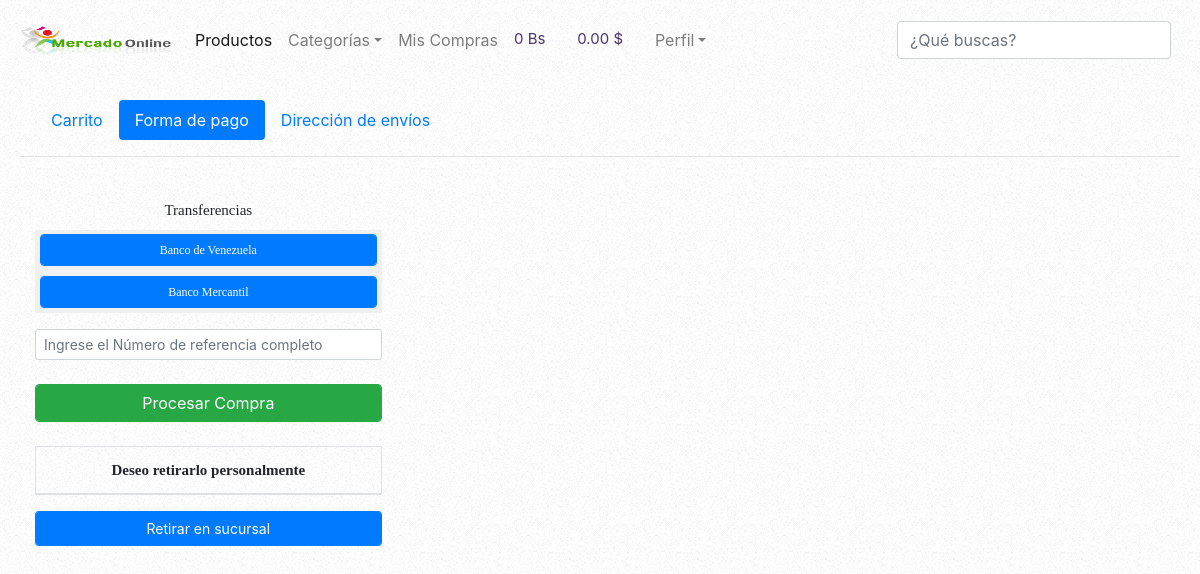
/backend/index.php?action=paymentForm (signed in), run on an earlier commit of the app's database.
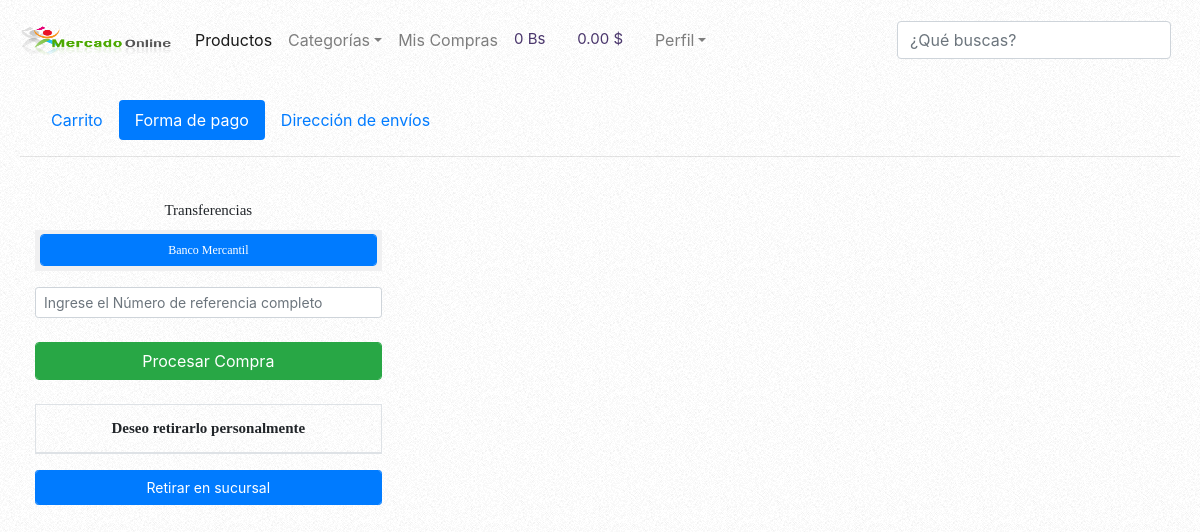
And on a later commit of the database.
### tables this page shows
CREATE TABLE `bancos` (
  `id` int(11) NOT NULL,
  `possessor` text NOT NULL,
  `document` text NOT NULL,
  `bank` text NOT NULL,
  `countnum` text NOT NULL,
  `typecount` text NOT NULL,
  `enable` int(11) NOT NULL
);

### backend/models/connection.php (called while the page is built)
<?php
class connection{
	 public static function connect(){
	 	$link = new PDO("mysql:host=localhost;dbname=mercadoonline","root","");
	 	return $link;
	 }
}

### backend/models/banksModel.php (called while the page is built, shortened)
<?php
require_once "connection.php";
class bankModel{
 		 public static function viewBankModel($table){
 			 $stmt = connection::connect()->prepare("SELECT id,bank, document, possessor, countnum, typecount FROM $table");
		 	$stmt -> execute();
		 	return $stmt->fetchAll();
 		 }
}

### backend/controllers/backendConnectControllerPage.php (called while the page is built)
<?php
class connectControllerPage{
 public static function template(){
 		include "views/template.php";
 		}
 public static function connectPage(){
if (isset($_GET["action"])) {
	$controllerConnect = $_GET["action"];
		}else {
			$controllerConnect = "index";
		}
		$answer = connectModelPage::connectPageModel($controllerConnect);
		include $answer;
	}
}

### backend/controllers/banksController.php (the view, shortened to what this page needs)
<?php
class bankController{
 public static function viewBankController(){
 	 	$answer = bankModel::viewBankModel("bancos");
	   	foreach ($answer as $row => $item) {
	   		$row = $row+1;
	   			echo '<thead>
				<tr>
				<th style="display:none">'.$item["id"].'</th>
				</tr>
				</thead>
				<tbody>
				<tr>
				<td><a href="#view'.$row.'"data-toggle="modal">
				<button type="button"  style="font-family: ubuntu-light; font-size: 12px" class="form-control btn-primary " value=>'.$item["bank"].'</button></a>
				<div class="modal fade" id="view'.$row.'" tabindex="-1" role="dialog" aria-labelledby="myModalLabel" ariahidden="true">
				<div class="modal-dialog" role="document" style="">
				<div class="modal-content">
				<div class="modal-header">
				<button type="button" class="close" data-dismiss="modal" aria-label="Close">
				<span aria-hidden="true">&times;</span> </button>
				</div>
				<div class="modal-body"  style="text-align: center; ">
						<table class="table" style="font-family:  Pavanam-Regular; font-size: 15px; text-align: left">
						<thead>
						<tr>
						<th style="background: white; font-size:17px; style="text-align: left;"">'.$item["bank"].'</th>
						<th style="background: white"></th>
						</tr>
					</thead>
					<tbody>
						<tr>
						<td style="font-weight: bold">Titular</td>
						<td>'.$item["possessor"].'</td>
						</tr>
						<tr>
						<td style="font-weight: bold">Num Doc</td>
						<td>'.$item["document"].'</td>
						</tr>
						<tr>
						<td style="font-weight: bold">Tipo de Cuenta</td>
						<td>'.$item["typecount"].'</td>
						</tr>
						<tr>
						<td style="font-weight: bold">Cuenta Num</td>
						<td>'.$item["countnum"].'</td>
						</tr>
						<div class="form-group row">
						<div class="col-sm-4">
						<input type="text" class="form-control" value="'.$item["id"].'"  style="display:none" readonly >
						<input type="text" class="form-control"name="possessor" value="'.$item["possessor"].'"  style="display:none" readonly >
						</div>
						</div>
						</tbody>
						</table>
						<hr>
						<div class="row container-fluid">
						<div class="col-lg-8 col-md-8 col-sm-8  col-xs-8">
							</div>
						<div class="col-lg-4 col-md-4 col-sm-4  col-xs-4">
						</div>
						</div>
				</td>
				</tr>
		</tbody>';
 			}
}
					}

What changed in the data, as far as the page shows it:
removed bancos: bank "Banco de Venezuela"
